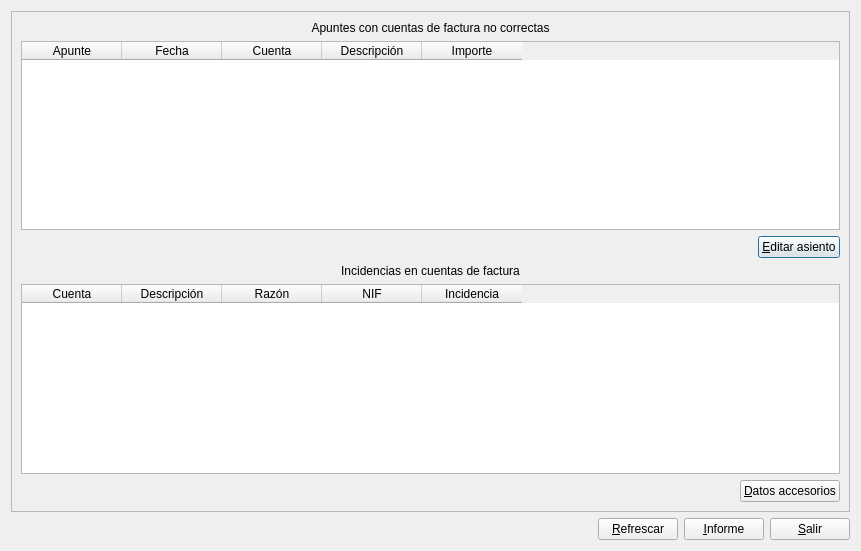
<?xml version="1.0" encoding="UTF-8"?>
<ui version="4.0">
 <class>cheq_libroiva</class>
 <widget class="QDialog" name="cheq_libroiva">
  <property name="geometry">
   <rect>
    <x>0</x>
    <y>0</y>
    <width>861</width>
    <height>551</height>
   </rect>
  </property>
  <property name="windowTitle">
   <string>Chequeo libro de facturas</string>
  </property>
  <layout class="QVBoxLayout" name="verticalLayout_2">
   <item>
    <widget class="QScrollArea" name="scrollArea">
     <property name="widgetResizable">
      <bool>true</bool>
     </property>
     <widget class="QWidget" name="scrollAreaWidgetContents">
      <property name="geometry">
       <rect>
        <x>0</x>
        <y>0</y>
        <width>841</width>
        <height>499</height>
       </rect>
      </property>
      <layout class="QVBoxLayout" name="verticalLayout">
       <item>
        <widget class="QLabel" name="label">
         <property name="text">
          <string>Apuntes con cuentas de factura no correctas</string>
         </property>
         <property name="alignment">
          <set>Qt::AlignCenter</set>
         </property>
        </widget>
       </item>
       <item>
        <widget class="QTableWidget" name="apuntestableWidget">
         <column>
          <property name="text">
           <string>Apunte</string>
          </property>
         </column>
         <column>
          <property name="text">
           <string>Fecha</string>
          </property>
         </column>
         <column>
          <property name="text">
           <string>Cuenta</string>
          </property>
         </column>
         <column>
          <property name="text">
           <string>Descripción</string>
          </property>
         </column>
         <column>
          <property name="text">
           <string>Importe</string>
          </property>
         </column>
        </widget>
       </item>
       <item>
        <layout class="QHBoxLayout" name="horizontalLayout">
         <item>
          <spacer name="horizontalSpacer">
           <property name="orientation">
            <enum>Qt::Horizontal</enum>
           </property>
           <property name="sizeHint" stdset="0">
            <size>
             <width>40</width>
             <height>20</height>
            </size>
           </property>
          </spacer>
         </item>
         <item>
          <widget class="QPushButton" name="ed_asientopushButton">
           <property name="text">
            <string>&amp;Editar asiento</string>
           </property>
           <property name="icon">
            <iconset resource="keme.qrc">
             <normaloff>:/iconos/graf/boligrafo_editar.png</normaloff>:/iconos/graf/boligrafo_editar.png</iconset>
           </property>
          </widget>
         </item>
        </layout>
       </item>
       <item>
        <widget class="QLabel" name="label_2">
         <property name="text">
          <string>Incidencias en cuentas de factura</string>
         </property>
         <property name="alignment">
          <set>Qt::AlignCenter</set>
         </property>
        </widget>
       </item>
       <item>
        <widget class="QTableWidget" name="cuentastableWidget">
         <column>
          <property name="text">
           <string>Cuenta</string>
          </property>
         </column>
         <column>
          <property name="text">
           <string>Descripción</string>
          </property>
         </column>
         <column>
          <property name="text">
           <string>Razón</string>
          </property>
         </column>
         <column>
          <property name="text">
           <string>NIF</string>
          </property>
         </column>
         <column>
          <property name="text">
           <string>Incidencia</string>
          </property>
         </column>
        </widget>
       </item>
       <item>
        <layout class="QHBoxLayout" name="horizontalLayout_2">
         <item>
          <spacer name="horizontalSpacer_2">
           <property name="orientation">
            <enum>Qt::Horizontal</enum>
           </property>
           <property name="sizeHint" stdset="0">
            <size>
             <width>40</width>
             <height>20</height>
            </size>
           </property>
          </spacer>
         </item>
         <item>
          <widget class="QPushButton" name="datospushButton">
           <property name="text">
            <string>&amp;Datos accesorios</string>
           </property>
           <property name="icon">
            <iconset resource="keme.qrc">
             <normaloff>:/iconos/graf/resource-group.png</normaloff>:/iconos/graf/resource-group.png</iconset>
           </property>
          </widget>
         </item>
        </layout>
       </item>
      </layout>
     </widget>
    </widget>
   </item>
   <item>
    <layout class="QHBoxLayout" name="horizontalLayout_3">
     <item>
      <spacer name="horizontalSpacer_3">
       <property name="orientation">
        <enum>Qt::Horizontal</enum>
       </property>
       <property name="sizeHint" stdset="0">
        <size>
         <width>40</width>
         <height>20</height>
        </size>
       </property>
      </spacer>
     </item>
     <item>
      <widget class="QPushButton" name="refrescarpushButton">
       <property name="text">
        <string>&amp;Refrescar</string>
       </property>
       <property name="icon">
        <iconset resource="keme.qrc">
         <normaloff>:/iconos/graf/refresh.xpm</normaloff>:/iconos/graf/refresh.xpm</iconset>
       </property>
      </widget>
     </item>
     <item>
      <widget class="QPushButton" name="informepushButton">
       <property name="text">
        <string>&amp;Informe</string>
       </property>
       <property name="icon">
        <iconset resource="keme.qrc">
         <normaloff>:/iconos/graf/printing.xpm</normaloff>:/iconos/graf/printing.xpm</iconset>
       </property>
      </widget>
     </item>
     <item>
      <widget class="QPushButton" name="aceptarpushButton">
       <property name="text">
        <string>&amp;Salir</string>
       </property>
       <property name="icon">
        <iconset resource="keme.qrc">
         <normaloff>:/iconos/graf/application-exit.png</normaloff>:/iconos/graf/application-exit.png</iconset>
       </property>
      </widget>
     </item>
    </layout>
   </item>
  </layout>
 </widget>
 <tabstops>
  <tabstop>scrollArea</tabstop>
  <tabstop>apuntestableWidget</tabstop>
  <tabstop>ed_asientopushButton</tabstop>
  <tabstop>cuentastableWidget</tabstop>
  <tabstop>datospushButton</tabstop>
  <tabstop>refrescarpushButton</tabstop>
  <tabstop>informepushButton</tabstop>
  <tabstop>aceptarpushButton</tabstop>
 </tabstops>
 <resources>
  <include location="keme.qrc"/>
 </resources>
 <connections>
  <connection>
   <sender>aceptarpushButton</sender>
   <signal>clicked()</signal>
   <receiver>cheq_libroiva</receiver>
   <slot>accept()</slot>
   <hints>
    <hint type="sourcelabel">
     <x>597</x>
     <y>517</y>
    </hint>
    <hint type="destinationlabel">
     <x>462</x>
     <y>501</y>
    </hint>
   </hints>
  </connection>
 </connections>
</ui>
